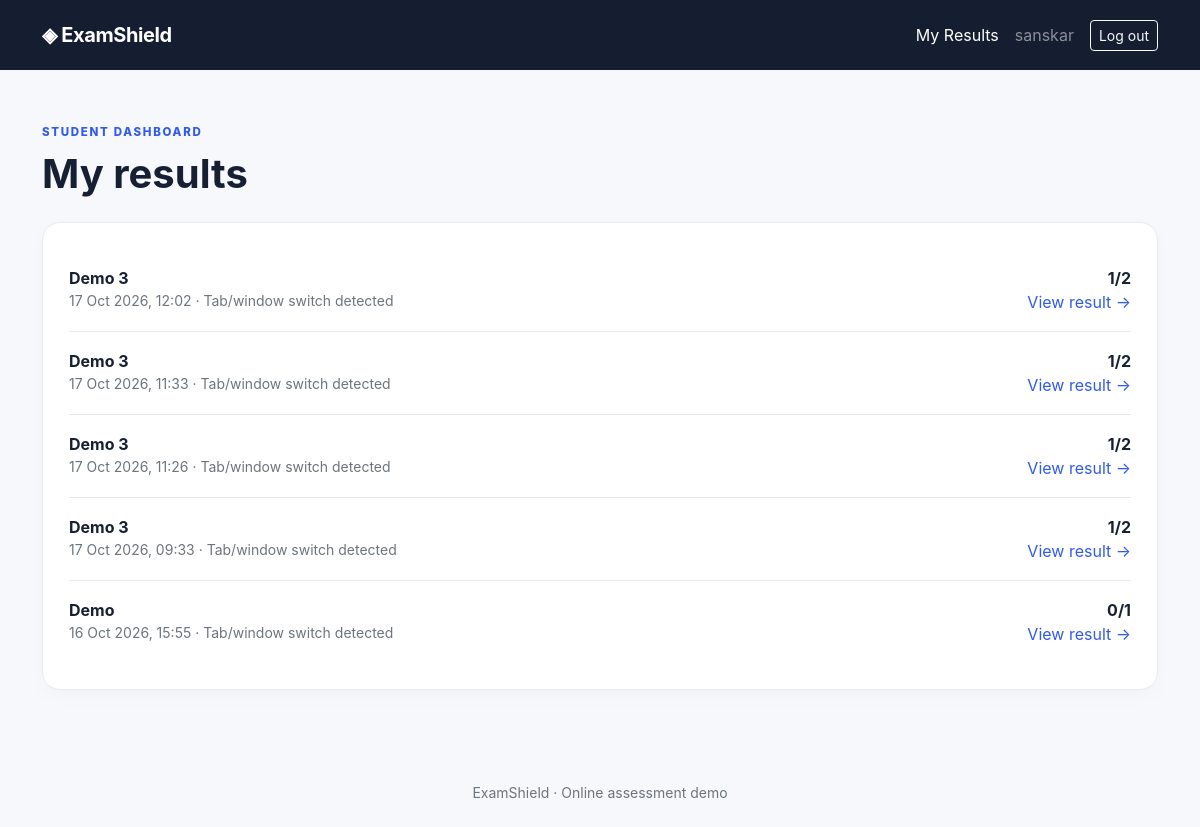
The page /results/ (signed in) on the database its author committed.
### exams/models.py (models this page shows, shortened)
class Attempt(models.Model):
    REASONS = [("submitted","Submitted by student"),("timeout","Time expired"),("tab_switch","Tab/window switch detected")]
    student = models.ForeignKey(settings.AUTH_USER_MODEL, on_delete=models.CASCADE)
    exam = models.ForeignKey(Exam, on_delete=models.CASCADE)
    started_at = models.DateTimeField(default=timezone.now)
    submitted_at = models.DateTimeField(null=True, blank=True)
    reason = models.CharField(max_length=20, choices=REASONS, default="submitted")
    score = models.PositiveIntegerField(default=0)
    total_marks = models.PositiveIntegerField(default=0)
    is_submitted = models.BooleanField(default=False)
    class Meta: ordering = ["-started_at"]

class Exam(models.Model):
    title = models.CharField(max_length=180)
    description = models.TextField(blank=True)
    duration_minutes = models.PositiveIntegerField(default=30)
    is_published = models.BooleanField(default=False)
    created_at = models.DateTimeField(auto_now_add=True)

### exams/views.py (the view)
# urls.py: path("results/", views.results, name="results"),
@login_required
def results(request):
    attempts = Attempt.objects.filter(student=request.user, is_submitted=True).select_related("exam")
    return render(request, "exams/results.html", {"attempts": attempts})

### templates/exams/results.html
{% extends "base.html" %}{% block title %}My Results · ExamShield{% endblock %}{% block content %}
<span class="eyebrow">STUDENT DASHBOARD</span><h1 class="fw-bold mb-4 mt-2">My results</h1><div class="exam-card">{% for a in attempts %}<div class="result-row"><div><b>{{ a.exam.title }}</b><div class="text-secondary small">{{ a.submitted_at|date:"d M Y, H:i" }} · {{ a.get_reason_display }}</div></div><div class="text-end"><b>{{ a.score }}/{{ a.total_marks }}</b><div><a href="{% url 'result_detail' a.id %}">View result →</a></div></div></div>{% empty %}<p class="text-secondary mb-0">You haven't completed any exams yet.</p>{% endfor %}</div>{% endblock %}

### templates/base.html (shortened to what this page needs)
<!doctype html>
<html lang="en"><head><meta charset="utf-8"><meta name="viewport" content="width=device-width, initial-scale=1">
<link href="https://cdn.jsdelivr.net/npm/bootstrap@5.3.3/dist/css/bootstrap.min.css" rel="stylesheet">
<link href="/static/css/site.css" rel="stylesheet"></head>
<body><nav class="navbar navbar-expand-lg navbar-dark topbar"><div class="container"><a class="navbar-brand fw-bold" href="/">◈ ExamShield</a><div class="ms-auto d-flex gap-3 align-items-center">
{% if user.is_authenticated %}<a href="/results/" class="nav-link text-white">My Results</a><span class="text-white-50">{{ user.username }}</span><form method="post" action="/accounts/logout/">{% csrf_token %}<button class="btn btn-sm btn-outline-light">Log out</button></form>{% else %}<a class="btn btn-sm btn-light" href="/accounts/login/">Student Login</a>{% endif %}
</div></div></nav>
<main class="container py-5">{% if messages %}{% for message in messages %}<div class="alert alert-info">{{ message }}</div>{% endfor %}{% endif %}{% block content %}{% endblock %}</main>
<footer class="text-center text-secondary py-4 small">ExamShield · Online assessment demo</footer></body></html>

### static/css/site.css (style rules this page uses)
:root { --ink:#172033;--muted:#6b7280;--blue:#315bea;--line:#e7eaf1;--soft:#f5f7fc }
body { background:#f7f8fc;color:var(--ink);font-family:Inter,ui-sans-serif,system-ui,-apple-system,"Segoe UI",sans-serif }
.topbar { background:#151d31;padding:15px 0 }
.navbar-brand { letter-spacing:-.4px }
.eyebrow { font-size:.72rem;letter-spacing:1.7px;color:var(--blue);font-weight:800 }
.exam-card,.question-card,.auth-card,.result-hero { background:#fff;border:1px solid var(--line);border-radius:18px;padding:26px;box-shadow:0 6px 22px #17203306 }
.exam-card { transition:transform .18s,box-shadow .18s }
.result-row { display:flex;justify-content:space-between;gap:20px;padding:17px 0;border-bottom:1px solid var(--line) }
.result-row:last-child { border:0 }
.result-row a { color:var(--blue);text-decoration:none }
footer { margin-top:20px }

### rows shown on the page
Attempt: exam "Demo 3", submitted_at "17 Oct 2026, 12:02", reason "Tab/window switch detected", score "1", total_marks "2"
Attempt: exam "Demo 3", submitted_at "17 Oct 2026, 11:33", reason "Tab/window switch detected", score "1", total_marks "2"
Attempt: exam "Demo 3", submitted_at "17 Oct 2026, 11:26", reason "Tab/window switch detected", score "1", total_marks "2"
Attempt: exam "Demo 3", submitted_at "17 Oct 2026, 09:33", reason "Tab/window switch detected", score "1", total_marks "2"
Attempt: exam "Demo", submitted_at "16 Oct 2026, 15:55", reason "Tab/window switch detected", score "0", total_marks "1"

### other values the page prints
{{ user.username }} "sanskar"
